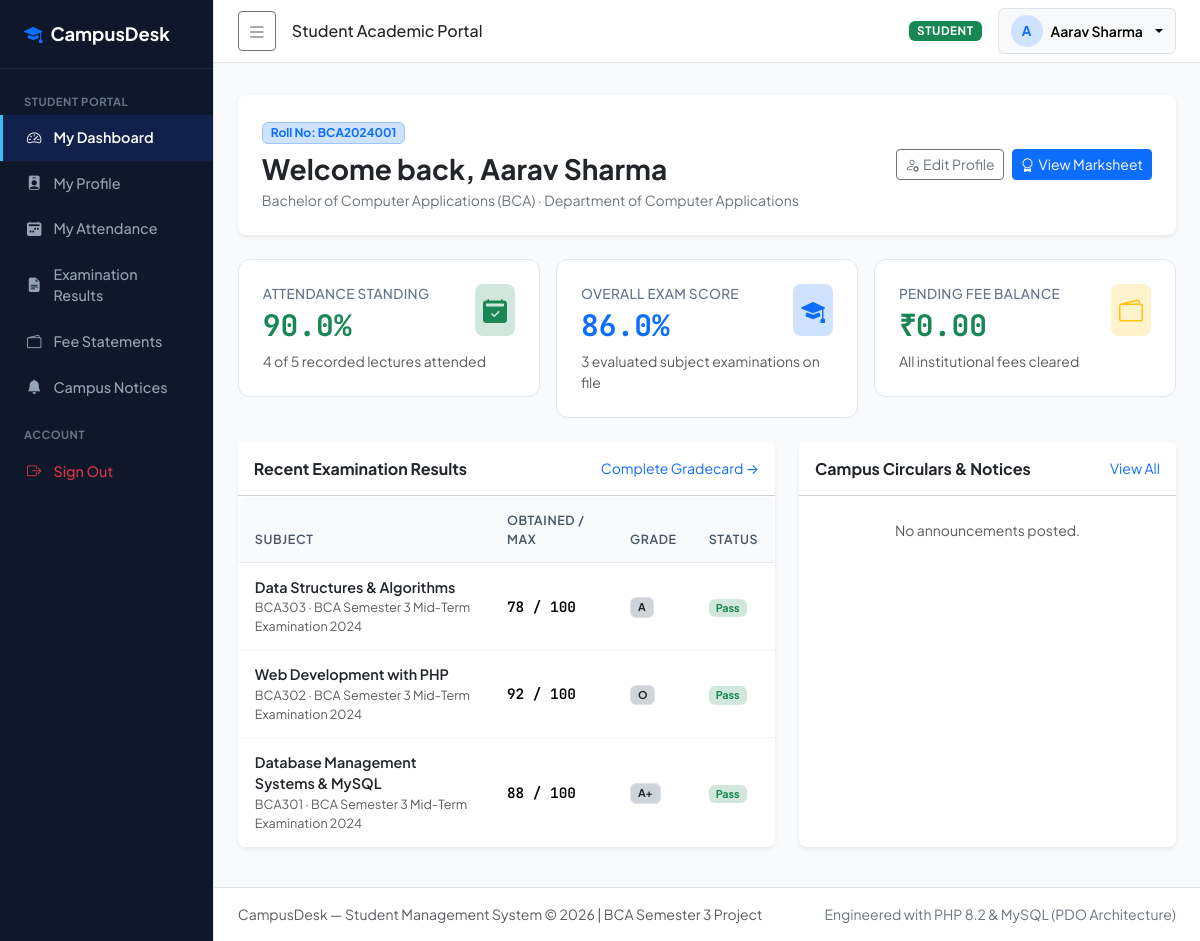
The page /student/dashboard.php (signed in) on the database its author committed.
### tables this page shows
CREATE TABLE `students` (
  `student_id` INT AUTO_INCREMENT PRIMARY KEY,
  `student_code` VARCHAR(30) NOT NULL UNIQUE COMMENT 'Academic Roll Number / Enrollment No',
  `user_id` INT NULL UNIQUE COMMENT 'Linked user login account',
  `course_id` INT NOT NULL,
  `full_name` VARCHAR(100) NOT NULL,
  `email` VARCHAR(100) NOT NULL UNIQUE,
  `phone` VARCHAR(20) NOT NULL,
  `dob` DATE NOT NULL,
  `gender` ENUM('Male', 'Female', 'Other') NOT NULL,
  `address` TEXT NOT NULL,
  `admission_date` DATE NOT NULL,
  `enrollment_status` ENUM('Active', 'Graduated', 'Suspended', 'Withdrawn') NOT NULL DEFAULT 'Active',
  `created_at` TIMESTAMP DEFAULT CURRENT_TIMESTAMP,
  `updated_at` TIMESTAMP DEFAULT CURRENT_TIMESTAMP ON UPDATE CURRENT_TIMESTAMP,
  CONSTRAINT `fk_students_user` FOREIGN KEY (`user_id`) REFERENCES `users` (`user_id`) ON DELETE SET NULL ON UPDATE CASCADE,
  CONSTRAINT `fk_students_course` FOREIGN KEY (`course_id`) REFERENCES `courses` (`course_id`) ON DELETE RESTRICT ON UPDATE CASCADE,
  INDEX `idx_students_code` (`student_code`),
  INDEX `idx_students_course` (`course_id`),
  INDEX `idx_students_status` (`enrollment_status`)
);

CREATE TABLE `courses` (
  `course_id` INT AUTO_INCREMENT PRIMARY KEY,
  `dept_id` INT NOT NULL,
  `course_name` VARCHAR(120) NOT NULL,
  `course_code` VARCHAR(20) NOT NULL UNIQUE,
  `duration_years` DECIMAL(3,1) NOT NULL DEFAULT 3.0,
  `description` TEXT NULL,
  `status` ENUM('active', 'inactive') NOT NULL DEFAULT 'active',
  `created_at` TIMESTAMP DEFAULT CURRENT_TIMESTAMP,
  CONSTRAINT `fk_courses_dept` FOREIGN KEY (`dept_id`) REFERENCES `departments` (`dept_id`) ON DELETE RESTRICT ON UPDATE CASCADE,
  INDEX `idx_courses_dept` (`dept_id`)
);

CREATE TABLE `departments` (
  `dept_id` INT AUTO_INCREMENT PRIMARY KEY,
  `dept_name` VARCHAR(100) NOT NULL UNIQUE,
  `dept_code` VARCHAR(20) NOT NULL UNIQUE,
  `status` ENUM('active', 'inactive') NOT NULL DEFAULT 'active',
  `created_at` TIMESTAMP DEFAULT CURRENT_TIMESTAMP
);

CREATE TABLE `results` (
  `result_id` INT AUTO_INCREMENT PRIMARY KEY,
  `exam_id` INT NOT NULL,
  `student_id` INT NOT NULL,
  `subject_id` INT NOT NULL,
  `max_marks` DECIMAL(5,2) NOT NULL DEFAULT 100.00,
  `obtained_marks` DECIMAL(5,2) NOT NULL,
  `grade` VARCHAR(5) NOT NULL,
  `status` ENUM('Pass', 'Fail') NOT NULL,
  `remarks` VARCHAR(255) NULL,
  `created_at` TIMESTAMP DEFAULT CURRENT_TIMESTAMP,
  CONSTRAINT `fk_results_exam` FOREIGN KEY (`exam_id`) REFERENCES `examinations` (`exam_id`) ON DELETE CASCADE ON UPDATE CASCADE,
  CONSTRAINT `fk_results_student` FOREIGN KEY (`student_id`) REFERENCES `students` (`student_id`) ON DELETE CASCADE ON UPDATE CASCADE,
  CONSTRAINT `fk_results_subject` FOREIGN KEY (`subject_id`) REFERENCES `subjects` (`subject_id`) ON DELETE CASCADE ON UPDATE CASCADE,
  CONSTRAINT `uq_result_entry` UNIQUE (`exam_id`, `student_id`, `subject_id`),
  INDEX `idx_results_student` (`student_id`),
  INDEX `idx_results_exam` (`exam_id`)
);

CREATE TABLE `subjects` (
  `subject_id` INT AUTO_INCREMENT PRIMARY KEY,
  `course_id` INT NOT NULL,
  `subject_name` VARCHAR(100) NOT NULL,
  `subject_code` VARCHAR(20) NOT NULL UNIQUE,
  `semester` INT NOT NULL,
  `credits` INT NOT NULL DEFAULT 4,
  CONSTRAINT `fk_subjects_course` FOREIGN KEY (`course_id`) REFERENCES `courses` (`course_id`) ON DELETE CASCADE ON UPDATE CASCADE,
  INDEX `idx_subjects_course_sem` (`course_id`, `semester`)
);

CREATE TABLE `examinations` (
  `exam_id` INT AUTO_INCREMENT PRIMARY KEY,
  `course_id` INT NOT NULL,
  `exam_name` VARCHAR(100) NOT NULL,
  `semester` INT NOT NULL,
  `exam_date` DATE NOT NULL,
  `created_at` TIMESTAMP DEFAULT CURRENT_TIMESTAMP,
  CONSTRAINT `fk_exams_course` FOREIGN KEY (`course_id`) REFERENCES `courses` (`course_id`) ON DELETE CASCADE ON UPDATE CASCADE,
  INDEX `idx_exams_course` (`course_id`)
);

### includes/functions.php (called while the page is built, shortened)
<?php
function e(?string $string): string {
    return htmlspecialchars((string)$string, ENT_QUOTES, 'UTF-8');
}
function calculate_attendance_percentage(int $present, int $late, int $total): float {
    $effective_presence = $present + ($late * 0.5);
    $percentage = ($effective_presence / $total) * 100;
    return round(min(100.0, max(0.0, $percentage)), 1);
}
function format_currency(float|int|string $amount): string {
    $num = (float)$amount;
    return '₹' . number_format($num, 2);
}

### includes/auth.php (called while the page is built, shortened)
<?php
function is_logged_in(): bool {
    return isset($_SESSION['user_id']) && !empty($_SESSION['user_id']);
}
function current_user(): ?array {
    return [
        'user_id'    => $_SESSION['user_id'],
        'username'   => $_SESSION['username'] ?? '',
        'email'      => $_SESSION['email'] ?? '',
        'role'       => $_SESSION['role'] ?? '',
        'student_id' => $_SESSION['student_id'] ?? null,
        'full_name'  => $_SESSION['full_name'] ?? ($_SESSION['username'] ?? 'User')
    ];
}

### student/dashboard.php (the view, shortened to what this page needs)
<?php
require_once __DIR__ . '/../config/database.php';
require_once __DIR__ . '/../includes/auth.php';
require_once __DIR__ . '/../includes/functions.php';
$page_title = 'Student Academic Portal';
$user_id = (int)$_SESSION['user_id'];
$stmt = $pdo->prepare("
    SELECT s.*, c.course_name, c.course_code, c.duration_years, d.dept_name
    FROM students s
    JOIN courses c ON s.course_id = c.course_id
    JOIN departments d ON c.dept_id = d.dept_id
    WHERE s.user_id = :uid
");
$stmt->execute([':uid' => $user_id]);
$student = $stmt->fetch();
$student_id = (int)$student['student_id'];
$att_stmt = $pdo->prepare("
    SELECT
        COUNT(attendance_id) as total_classes,
        SUM(CASE WHEN status = 'Present' THEN 1 ELSE 0 END) as present_count,
        SUM(CASE WHEN status = 'Late' THEN 1 ELSE 0 END) as late_count,
        SUM(CASE WHEN status = 'Absent' THEN 1 ELSE 0 END) as absent_count
    FROM attendance
    WHERE student_id = :sid
");
$att_stmt->execute([':sid' => $student_id]);
$att_stats = $att_stmt->fetch();
$total_classes = (int)($att_stats['total_classes'] ?? 0);
$present_classes = (int)($att_stats['present_count'] ?? 0);
$late_classes = (int)($att_stats['late_count'] ?? 0);
$att_percentage = calculate_attendance_percentage($present_classes, $late_classes, $total_classes);
$res_stmt = $pdo->prepare("
    SELECT r.*, sub.subject_name, sub.subject_code, ex.exam_name
    FROM results r
    JOIN subjects sub ON r.subject_id = sub.subject_id
    JOIN examinations ex ON r.exam_id = ex.exam_id
    WHERE r.student_id = :sid
    ORDER BY ex.exam_date DESC
");
$res_stmt->execute([':sid' => $student_id]);
$results = $res_stmt->fetchAll();
$total_max = 0.0;
$total_obtained = 0.0;
foreach ($results as $r) {
    $total_max += (float)$r['max_marks'];
    $total_obtained += (float)$r['obtained_marks'];
}
$overall_gpa_pct = ($total_max > 0) ? round(($total_obtained / $total_max) * 100, 1) : 0.0;
$fee_stmt = $pdo->prepare("
    SELECT COALESCE(SUM(total_amount - paid_amount), 0) as pending_dues
    FROM fees
    WHERE student_id = :sid AND payment_status != 'Paid'
");
$fee_stmt->execute([':sid' => $student_id]);
$pending_dues = (float)$fee_stmt->fetchColumn();
$notices = $pdo->query("
    SELECT * FROM notices
    WHERE status = 'Published' AND (expiry_date IS NULL OR expiry_date >= CURRENT_DATE())
    ORDER BY publish_date DESC, notice_id DESC
    LIMIT 4
")->fetchAll();
require_once __DIR__ . '/../includes/header.php';
require_once __DIR__ . '/../includes/sidebar.php';
require_once __DIR__ . '/../includes/navbar.php';
?>
<div class="container-fluid px-4 py-3">
  <div class="card border-0 shadow-sm rounded-3 p-4 bg-white mb-4">
    <div class="d-flex justify-content-between align-items-center flex-wrap gap-3">
      <div>
        <span class="badge bg-primary-subtle text-primary border border-primary-subtle px-2 py-1 mb-2">
          Roll No: <?= e($student['student_code']) ?>
        </span>
        <h3 class="fw-bold text-dark mb-1">Welcome back, <?= e($student['full_name']) ?></h3>
        <div class="text-secondary small">
          <?= e($student['course_name']) ?> (<?= e($student['course_code']) ?>) · <?= e($student['dept_name']) ?>
        </div>
      </div>
      <div class="d-flex gap-2">
        <a href="profile.php" class="btn btn-outline-secondary btn-sm"><i class="bi bi-person-gear me-1"></i>Edit Profile</a>
        <a href="results.php" class="btn btn-primary btn-sm"><i class="bi bi-award me-1"></i>View Marksheet</a>
      </div>
    </div>
  </div>
  <div class="row g-3 mb-4">
    <div class="col-sm-6 col-xl-4">
      <div class="card-stat">
        <div class="d-flex justify-content-between align-items-start">
          <div>
            <div class="stat-label">Attendance Standing</div>
            <div class="stat-value tabular-nums mt-1 <?= $att_percentage >= 75 ? 'text-success' : 'text-danger' ?>">
              <?= number_format($att_percentage, 1) ?>%
            </div>
          </div>
          <div class="p-2 bg-success-subtle text-success rounded-3"><i class="bi bi-calendar2-check-fill fs-4"></i></div>
        </div>
        <div class="small text-muted mt-2">
          <?= $present_classes ?> of <?= $total_classes ?> recorded lectures attended
        </div>
      </div>
    </div>
    <div class="col-sm-6 col-xl-4">
      <div class="card-stat">
        <div class="d-flex justify-content-between align-items-start">
          <div>
            <div class="stat-label">Overall Exam Score</div>
            <div class="stat-value tabular-nums mt-1 text-primary">
              <?= $overall_gpa_pct > 0 ? number_format($overall_gpa_pct, 1) . '%' : 'N/A' ?>
            </div>
          </div>
          <div class="p-2 bg-primary-subtle text-primary rounded-3"><i class="bi bi-mortarboard-fill fs-4"></i></div>
        </div>
        <div class="small text-muted mt-2">
          <?= count($results) ?> evaluated subject examinations on file
        </div>
      </div>
    </div>
    <div class="col-sm-6 col-xl-4">
      <div class="card-stat">
        <div class="d-flex justify-content-between align-items-start">
          <div>
            <div class="stat-label">Pending Fee Balance</div>
            <div class="stat-value tabular-nums mt-1 <?= $pending_dues > 0 ? 'text-danger' : 'text-success' ?>">
              <?= format_currency($pending_dues) ?>
            </div>
          </div>
          <div class="p-2 bg-warning-subtle text-warning rounded-3"><i class="bi bi-wallet2 fs-4"></i></div>
        </div>
        <div class="small text-muted mt-2">
          <?= $pending_dues > 0 ? 'Outstanding semester balance due' : 'All institutional fees cleared' ?>
        </div>
      </div>
    </div>
  </div>
  <div class="row g-4 mb-4">
    <div class="col-lg-7">
      <div class="card border-0 shadow-sm rounded-3 bg-white h-100">
        <div class="card-header bg-white py-3 d-flex justify-content-between align-items-center">
          <h6 class="fw-bold text-dark mb-0">Recent Examination Results</h6>
          <a href="results.php" class="small text-primary text-decoration-none">Complete Gradecard &rarr;</a>
        </div>
        <div class="table-responsive">
          <table class="table table-hover table-cd mb-0 align-middle">
            <thead>
              <tr>
                <th>Subject</th>
                <th>Obtained / Max</th>
                <th>Grade</th>
                <th>Status</th>
              </tr>
            </thead>
            <tbody>
              <?php if (empty($results)): ?>
                <tr><td colspan="4" class="text-center py-4 text-muted">No examination marks published yet.</td></tr>
              <?php else: ?>
                <?php foreach (array_slice($results, 0, 4) as $res): ?>
                  <tr>
                    <td>
                      <div class="fw-semibold text-dark"><?= e($res['subject_name']) ?></div>
                      <div class="small text-muted"><?= e($res['subject_code']) ?> · <?= e($res['exam_name']) ?></div>
                    </td>
                    <td class="tabular-nums fw-semibold">
                      <?= (float)$res['obtained_marks'] ?> / <?= (float)$res['max_marks'] ?>
                    </td>
                    <td><span class="badge bg-dark-subtle text-dark border fw-bold"><?= e($res['grade']) ?></span></td>
                    <td>
                      <span class="badge <?= $res['status'] === 'Pass' ? 'bg-success-subtle text-success' : 'bg-danger-subtle text-danger' ?>">
                        <?= e($res['status']) ?>
                      </span>
                    </td>
                  </tr>
                <?php endforeach; ?>
              <?php endif; ?>
            </tbody>
          </table>
        </div>
      </div>
    </div>
    <div class="col-lg-5">
      <div class="card border-0 shadow-sm rounded-3 bg-white h-100">
        <div class="card-header bg-white py-3 d-flex justify-content-between align-items-center">
          <h6 class="fw-bold text-dark mb-0">Campus Circulars &amp; Notices</h6>
          <a href="notices.php" class="small text-primary text-decoration-none">View All</a>
        </div>
        <div class="list-group list-group-flush">
          <?php if (empty($notices)): ?>
            <div class="text-center py-4 text-muted small">No announcements posted.</div>
          <?php endif; ?>
        </div>
      </div>
    </div>
  </div>
</div>
<?php require_once __DIR__ . '/../includes/footer.php'; ?>

### includes/navbar.php (shortened to what this page needs)
<?php
$user = current_user();
?>
<div id="page-content-wrapper">
  <nav class="navbar navbar-expand-lg navbar-light bg-white border-bottom px-4 py-2 sticky-top">
    <div class="container-fluid px-0">
      <button class="btn btn-outline-secondary btn-sm me-3" id="sidebarToggle" aria-label="Toggle Navigation">
        <i class="bi bi-list fs-5"></i>
      </button>
      <span class="navbar-text fw-medium text-dark d-none d-md-inline">
        <?= e($page_title ?? 'CampusDesk Management') ?>
      </span>
      <div class="ms-auto d-flex align-items-center gap-3">
        <span class="badge <?= ($user['role'] ?? '') === 'admin' ? 'bg-primary' : 'bg-success' ?> px-2 py-1 text-uppercase" style="font-size: 0.725rem; letter-spacing: 0.05em;">
          <?= e($user['role'] ?? 'User') ?>
        </span>
        <div class="dropdown">
          <button class="btn btn-light dropdown-toggle d-flex align-items-center gap-2 border" type="button" id="userMenu" data-bs-toggle="dropdown" aria-expanded="false">
            <div class="rounded-circle bg-primary-subtle text-primary fw-bold d-flex align-items-center justify-content-center" style="width: 32px; height: 32px; font-size: 0.85rem;">
              <?= strtoupper(substr($user['full_name'] ?? 'U', 0, 1)) ?>
            </div>
            <span class="d-none d-sm-inline fw-semibold" style="font-size: 0.875rem;">
              <?= e($user['full_name'] ?? 'Account') ?>
            </span>
          </button>
        </div>
      </div>
    </div>
  </nav>
  <div class="container-fluid px-4 pt-3">
  </div>

### assets/css/style.css (style rules this page uses)
:root { --cd-primary: #1e40af; --cd-primary-dark: #0f2b48; --cd-primary-light: #3b82f6; --cd-sidebar-bg: #0f172a; --cd-sidebar-hover: #1e293b; --cd-surface: #ffffff; --cd-bg: #f8fafc; --cd-border: #e2e8f0; --cd-text-main: #0f172a; --cd-text-muted: #64748b; }
body { font-family: 'Plus Jakarta Sans', system-ui, -apple-system, BlinkMacSystemFont, 'Segoe UI', Roboto, sans-serif; background-color: var(--cd-bg); color: var(--cd-text-main); min-height: 100vh; }
.tabular-nums, td.metric, .badge-mono { font-family: 'JetBrains Mono', monospace; font-variant-numeric: tabular-nums; }
#page-content-wrapper { min-width: 100vw; }
@media (min-width: 992px) { #page-content-wrapper { min-width: 0; width: 100%; } }
.card-stat { background: var(--cd-surface); border: 1px solid var(--cd-border); border-radius: 12px; padding: 1.5rem; box-shadow: 0 1px 3px rgba(0,0,0,0.02); transition: transform 0.15s ease, box-shadow 0.15s ease; }
.stat-value { font-size: 1.85rem; font-weight: 700; color: var(--cd-primary-dark); line-height: 1.2; }
.stat-label { font-size: 0.85rem; color: var(--cd-text-muted); font-weight: 500; text-transform: uppercase; letter-spacing: 0.025em; }
.table-cd { background: white; border-radius: 8px; overflow: hidden; border: 1px solid var(--cd-border); }
.table-cd thead th { background-color: #f8fafc; color: #475569; font-size: 0.78rem; font-weight: 600; text-transform: uppercase; letter-spacing: 0.05em; border-bottom: 1px solid var(--cd-border); padding: 0.85rem 1rem; }
.table-cd tbody td { padding: 0.85rem 1rem; vertical-align: middle; border-bottom: 1px solid #f1f5f9; font-size: 0.9rem; }

### rows shown on the page
students: full_name "A", full_name "Aarav Sharma", student_code "BCA2024001", course.course_name "Bachelor of Computer Applications", course.course_code "BCA", departments.dept_name "Department of Computer Applications"
results: subject.subject_name "Data Structures & Algorithms", subject.subject_code "BCA303", exam.exam_name "BCA Semester 3 Mid-Term Examination 2024", obtained_marks "78", max_marks "100", grade "A", status "Pass"
results: subject.subject_name "Web Development with PHP", subject.subject_code "BCA302", exam.exam_name "BCA Semester 3 Mid-Term Examination 2024", obtained_marks "92", max_marks "100", grade "O", status "Pass"
results: subject.subject_name "Database Management Systems & MySQL", subject.subject_code "BCA301", exam.exam_name "BCA Semester 3 Mid-Term Examination 2024", obtained_marks "88", max_marks "100", grade "A+", status "Pass"

### other values the page prints
$page_title "Student Academic Portal"
$user['role'] "STUDENT"
$att_percentage "90.0"
$present_classes "4"
$total_classes "5"
$overall_gpa_pct "86.0"
count($results) "3"
format_currency($pending_dues) "₹0.00"
